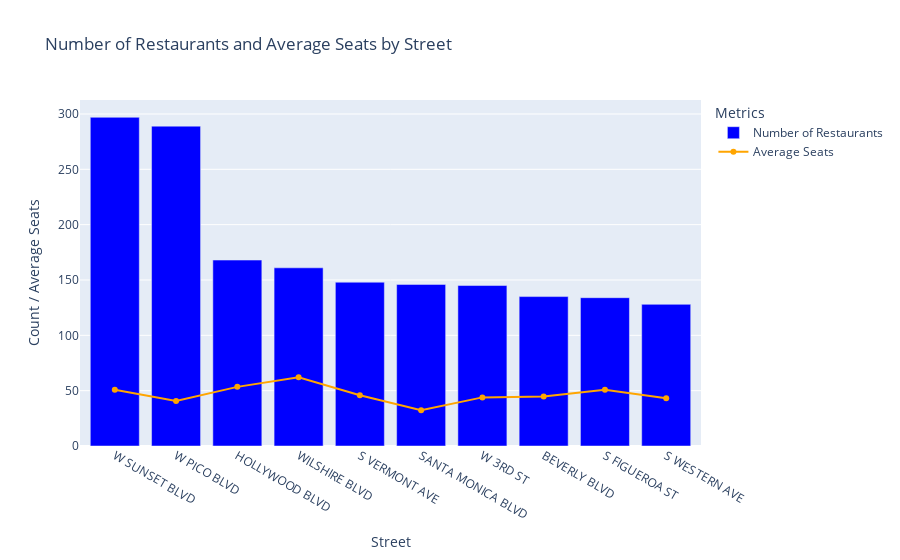

Notebook source saved alongside this figure:
### Code cell
# Bar chart for restaurant count
fig6 = go.Figure(
    data=[
        go.Bar(
            x=top10_analysis['street'],
            y=top10_analysis['restaurant_count'],
            name='Number of Restaurants',
            marker_color='blue'    
        )
    ]
)

# Adding line for average seats
fig6.add_trace(
    go.Scatter(
        x=top10_analysis['street'],
        y=top10_analysis['average_seats'],
        mode='lines+markers',
        name='Average Seats',
        marker_color='orange'
    )
)

# Adding title and labels
fig6.update_layout(
    title='Number of Restaurants and Average Seats by Street',
    xaxis_title='Street',
    yaxis_title='Count / Average Seats',
    legend_title='Metrics',
    barmode='group'
)

fig6.show()

### Figure 1 — Plotly figure (JSON) as saved in the notebook; plotly's stock layout.template omitted (floating-point values rounded to 4 significant figures)
{"data": [{"marker": {"color": "blue"}, "name": "Number of Restaurants", "type": "bar", "x": ["W SUNSET BLVD", "W PICO BLVD", "HOLLYWOOD BLVD", "WILSHIRE BLVD", "S VERMONT AVE", "SANTA MONICA BLVD", "W 3RD ST", "BEVERLY BLVD", "S FIGUEROA ST", "S WESTERN AVE"], "y": [297, 289, 168, 161, 148, 146, 145, 135, 134, 128]}, {"marker": {"color": "orange"}, "mode": "lines+markers", "name": "Average Seats", "type": "scatter", "x": ["W SUNSET BLVD", "W PICO BLVD", "HOLLYWOOD BLVD", "WILSHIRE BLVD", "S VERMONT AVE", "SANTA MONICA BLVD", "W 3RD ST", "BEVERLY BLVD", "S FIGUEROA ST", "S WESTERN AVE"], "y": [50.78, 40.76, 53.44, 62.13, 45.88, 32.39, 43.93, 44.77, 50.76, 43.1]}], "layout": {"barmode": "group", "legend": {"title": {"text": "Metrics"}}, "title": {"text": "Number of Restaurants and Average Seats by Street"}, "xaxis": {"title": {"text": "Street"}}, "yaxis": {"title": {"text": "Count / Average Seats"}}}}
